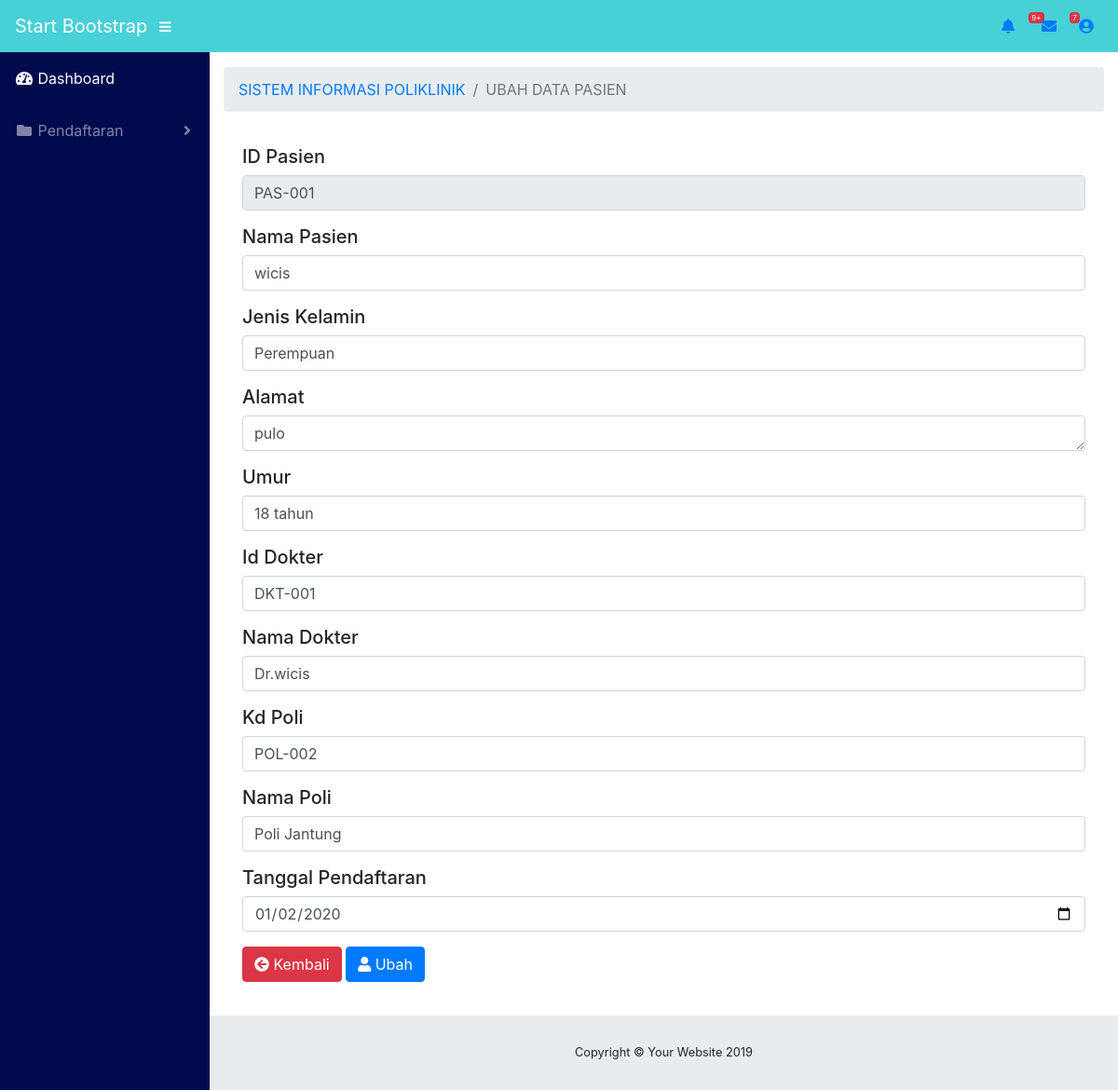
Page /ubah_pasien.php?id_pasien=PAS-001 (signed in) on the committed database.
### tables this page shows
CREATE TABLE IF NOT EXISTS `tb_pasien` (
  `id_pasien` varchar(50) NOT NULL,
  `nm_pasien` varchar(100) NOT NULL,
  `jenis_kelamin` varchar(20) NOT NULL,
  `alamat` varchar(100) NOT NULL,
  `umur` varchar(20) NOT NULL,
  `nm_dokter` varchar(100) NOT NULL,
  `kd_poli` varchar(50) NOT NULL,
  `id_dokter` varchar(100) NOT NULL,
  `terdaftar` date NOT NULL
);

CREATE TABLE IF NOT EXISTS `tb_poli` (
  `kd_poli` varchar(50) NOT NULL,
  `nm_poli` varchar(50) NOT NULL
);

### ubah_pasien.php (the view, shortened to what this page needs)
 <!DOCTYPE html>
<html lang="en">
<head>
  <link href="vendor/fontawesome-free/css/all.min.css" rel="stylesheet" type="text/css">
  <link href="vendor/datatables/dataTables.bootstrap4.css" rel="stylesheet">
  <link href="css/sb-admin.css" rel="stylesheet">
</head>
<body id="page-top">
  <nav class="navbar navbar-expand static-top"style="background-color: #47D0D6;">
    <a class="navbar-brand mr-1"style="color: white" href="index.html">Start Bootstrap</a>
    <button class="btn btn-link btn-sm text-white order-1 order-sm-0" id="sidebarToggle" href="#">
      <i class="fas fa-bars"></i>
    </button>
    <ul class="navbar-nav ml-auto ml-md-0">
      <li class="nav-item dropdown no-arrow mx-1">
        <a class="nav-link dropdown-toggle" href="#" id="alertsDropdown" role="button" data-toggle="dropdown" aria-haspopup="true" aria-expanded="false">
          <i class="fas fa-bell fa-fw"></i>
          <span class="badge badge-danger">9+</span>
        </a>
      </li>
      <li class="nav-item dropdown no-arrow mx-1">
        <a class="nav-link dropdown-toggle" href="#" id="messagesDropdown" role="button" data-toggle="dropdown" aria-haspopup="true" aria-expanded="false">
          <i class="fas fa-envelope fa-fw"></i>
          <span class="badge badge-danger">7</span>
        </a>
      </li>
      <li class="nav-item dropdown no-arrow">
        <a class="nav-link dropdown-toggle" href="#" id="userDropdown" role="button" data-toggle="dropdown" aria-haspopup="true" aria-expanded="false">
          <i class="fas fa-user-circle fa-fw"></i>
        </a>
      </li>
    </ul>
  </nav>
  <div id="wrapper">
    <ul class="sidebar navbar-nav"style="background-color: #000A4D;">
      <li class="nav-item active">
        <a class="nav-link" href="#.php">
          <i class="fas fa-fw fa-tachometer-alt"></i>
          <span>Dashboard</span>
        </a>
      </li>
      <li class="nav-item dropdown">
        <a class="nav-link dropdown-toggle" href="#" id="pagesDropdown" role="button" data-toggle="dropdown" aria-haspopup="true" aria-expanded="false">
          <i class="fas fa-fw fa-folder"></i>
          <span>Pendaftaran</span>
        </a>
      </li>
    </ul>
    <div id="content-wrapper">
      <div class="container-fluid">
        <ol class="breadcrumb">
          <li class="breadcrumb-item">
            <a href="index_admin.php">SISTEM INFORMASI POLIKLINIK</a>
          </li>
          <li class="breadcrumb-item active">UBAH DATA PASIEN</li>
        </ol>
<?php
    include "koneksi.php";
    $id_pasien = $_GET['id_pasien'];
    $query = "SELECT * FROM tb_pasien WHERE id_pasien='".$id_pasien."'";
    $hasil = mysqli_query($conn,$query);
    $data = mysqli_fetch_array($hasil);
    $kd_poli= $data['kd_poli'];
    $query2 = "SELECT * FROM tb_poli WHERE kd_poli='".$kd_poli."'";
    $hasil2 = mysqli_query($conn,$query2);
    $data2 = mysqli_fetch_array($hasil2);
?>
      <div class="card-body">
            <form  role="form" action="" method="POST" enctype="multipart/form-data">
                            <h5 class="card-inside-title">ID Pasien</h5>
                                    <div class="form-group">
                                        <div class="form-line">
                                            <input type="text" name="id_pasien" class="form-control" value="<?php echo $data['id_pasien']; ?>"  readonly />
                                        </div>
                                    </div>
                            <h5 class="card-inside-title">Nama Pasien</h5>
                                    <div class="form-group">
                                        <div class="form-line">
                                            <input type="text" name="nm_pasien" class="form-control" value="<?php echo $data['nm_pasien']; ?>" />
                                        </div>
                                    </div>
                            <h5 class="card-inside-title">Jenis Kelamin</h5>
                                    <div class="form-group">
                                            <div class="form-line">
                                            <input type="text" name="jenis_kelamin" class="form-control" value="<?php echo $data['jenis_kelamin']; ?>" />
                                        </div>
                                    </div>
                            <h5 class="card-inside-title">Alamat</h5>
                            <div class="form-group">
                                <div class="form-line">
                                    <textarea rows="1" name="alamat" class="form-control no-resize auto-growth"><?php echo $data['alamat']; ?></textarea>
                                </div>
                            </div>
                            <h5 class="card-inside-title">Umur</h5>
                                    <div class="form-group">
                                        <div class="form-line">
                                            <input type="text" name="umur" class="form-control" value="<?php echo $data['umur']; ?>" />
                                        </div>
                                    </div>
                            <h5 class="card-inside-title">Id Dokter</h5>
                                    <div class="form-group">
                                        <div class="form-line">
                                            <input type="text" name="id_dokter" class="form-control" id="id_dokter" value="<?php echo $data['id_dokter']; ?>" />
                                        </div>
                                    </div>
                            <h5 class="card-inside-title">Nama Dokter</h5>
                                    <div class="form-group">
                                        <div class="form-line">
                                            <input type="text" name="nm_dokter" class="form-control" id="nm_dokter" value="<?php echo $data['nm_dokter']; ?>" />
                                        </div>
                                    </div>
                            <h5 class="card-inside-title">Kd Poli</h5>
                                    <div class="form-group">
                                        <div class="form-line">
                                            <input type="text" name="kd_poli" class="form-control" id="kd_poli" value="<?php echo $data['kd_poli']; ?>" />
                                        </div>
                                    </div>
                            <h5 class="card-inside-title">Nama Poli</h5>
                                    <div class="form-group">
                                        <div class="form-line">
                                            <input type="text" name="nm_poli" class="form-control" id="nm_poli" value="<?php echo $data2['nm_poli']; ?>" />
                                        </div>
                                    </div>
                            <h5 class="card-inside-title">Tanggal Pendaftaran</h5>
                            <div class="form-group">
                                        <div class="form-line">
                                            <div class="form-line">
                                                <input type="date" name="terdaftar" class="form-control date" value="<?php echo $data['terdaftar']; ?>"/>
                                            </div>
                                        </div>
                            </div>
  <div class="form-group pull-right">
    <a href="data_pasien.php" class="btn btn-danger"><i class="fas fa-arrow-circle-left"></i> Kembali</a>
    <button name="submit" type="submit" class="btn btn-primary"><i class="fas fa-user"></i> Ubah</button>
  </div>
            </form>
  </div>
      <footer class="sticky-footer">
        <div class="container my-auto">
          <div class="copyright text-center my-auto">
            <span>Copyright © Your Website 2019</span>
          </div>
        </div>
      </footer>
    </div>
  </div>
</body>
</html>

### rows in the picture
tb_pasien: id_pasien "PAS-001", nm_pasien "wicis", jenis_kelamin "Perempuan", alamat "pulo", umur "18 tahun", id_dokter "DKT-001", nm_dokter "Dr.wicis", kd_poli "POL-002", terdaftar "01/02/2020"
tb_poli: nm_poli "Poli Jantung"
